Frame 1 (no input): blank canvas, image omitted
Frame 60 (no input): blank canvas, image omitted
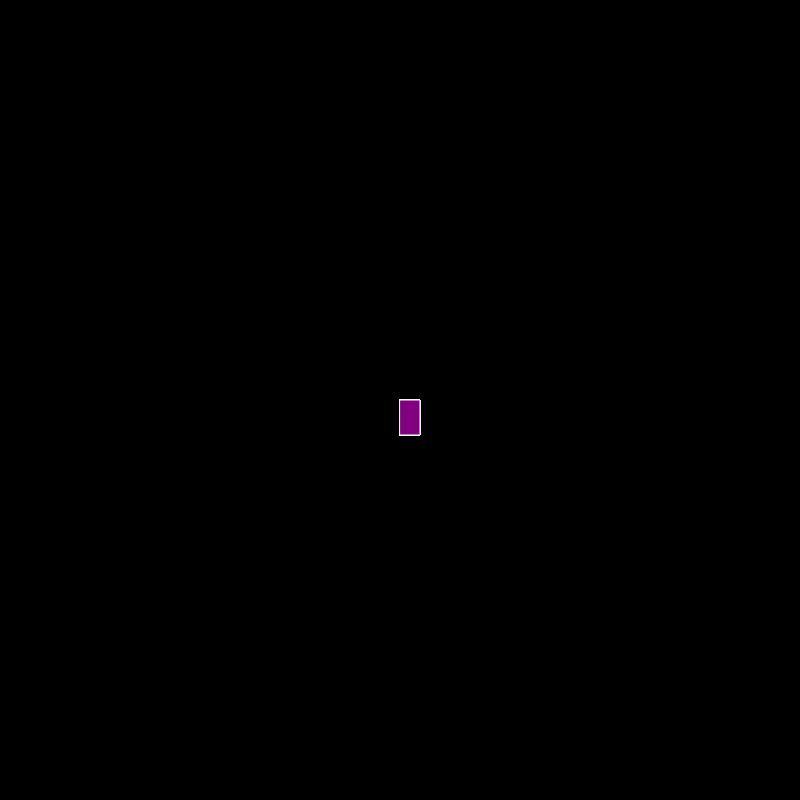
Frame 120 (the mouse pressed at the canvas centre since frame 60)

The p5.js sketch whose frames 1 and 60 were blank and that drew this single picture after the mouse press (run headless with seeded random() and noise() and a simulated clock; from frame 60 on, the mouse is pressed at the canvas centre):

// p5.js sketch
// ── sketch.js
function setup() {
    createCanvas(800, 800);
    background ("black");
  }
  
  function draw() {
    
    stroke("whith");
    fill("purple");
   
   // console.log(mouseIsPressed);
   
   if (mouseIsPressed) {  
     rect(mouseX, mouseY, 20, 35);
    }
  } 
    
